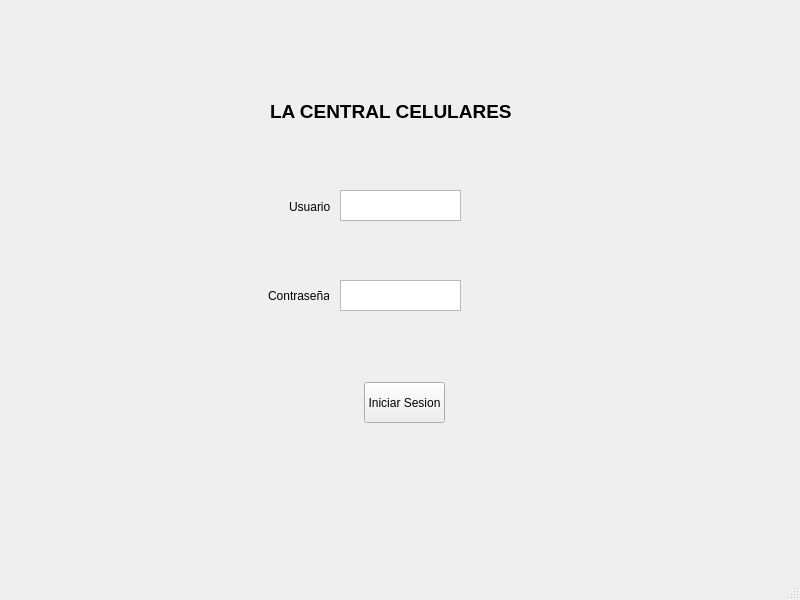
<?xml version="1.0" encoding="UTF-8"?>
<ui version="4.0">
 <class>MainWindow</class>
 <widget class="QMainWindow" name="MainWindow">
  <property name="geometry">
   <rect>
    <x>0</x>
    <y>0</y>
    <width>800</width>
    <height>600</height>
   </rect>
  </property>
  <property name="windowTitle">
   <string>MainWindow</string>
  </property>
  <widget class="QWidget" name="centralwidget">
   <widget class="QPushButton" name="pushButton">
    <property name="geometry">
     <rect>
      <x>364</x>
      <y>382</y>
      <width>81</width>
      <height>41</height>
     </rect>
    </property>
    <property name="text">
     <string>Iniciar Sesion</string>
    </property>
   </widget>
   <widget class="QLabel" name="label">
    <property name="geometry">
     <rect>
      <x>289</x>
      <y>200</y>
      <width>47</width>
      <height>13</height>
     </rect>
    </property>
    <property name="text">
     <string>Usuario</string>
    </property>
   </widget>
   <widget class="QLabel" name="label_2">
    <property name="geometry">
     <rect>
      <x>268</x>
      <y>286</y>
      <width>61</width>
      <height>20</height>
     </rect>
    </property>
    <property name="text">
     <string>Contraseña</string>
    </property>
   </widget>
   <widget class="QTextEdit" name="textEdit_2">
    <property name="geometry">
     <rect>
      <x>340</x>
      <y>280</y>
      <width>121</width>
      <height>31</height>
     </rect>
    </property>
   </widget>
   <widget class="QTextEdit" name="textEdit_3">
    <property name="geometry">
     <rect>
      <x>340</x>
      <y>190</y>
      <width>121</width>
      <height>31</height>
     </rect>
    </property>
   </widget>
   <widget class="QLabel" name="label_3">
    <property name="geometry">
     <rect>
      <x>270</x>
      <y>100</y>
      <width>251</width>
      <height>20</height>
     </rect>
    </property>
    <property name="text">
     <string>&lt;html&gt;&lt;head/&gt;&lt;body&gt;&lt;p&gt;&lt;span style=&quot; font-size:14pt; font-weight:600;&quot;&gt;LA CENTRAL CELULARES&lt;/span&gt;&lt;/p&gt;&lt;/body&gt;&lt;/html&gt;</string>
    </property>
   </widget>
  </widget>
  <widget class="QMenuBar" name="menubar">
   <property name="geometry">
    <rect>
     <x>0</x>
     <y>0</y>
     <width>800</width>
     <height>21</height>
    </rect>
   </property>
  </widget>
  <widget class="QStatusBar" name="statusbar"/>
 </widget>
 <resources/>
 <connections/>
</ui>
